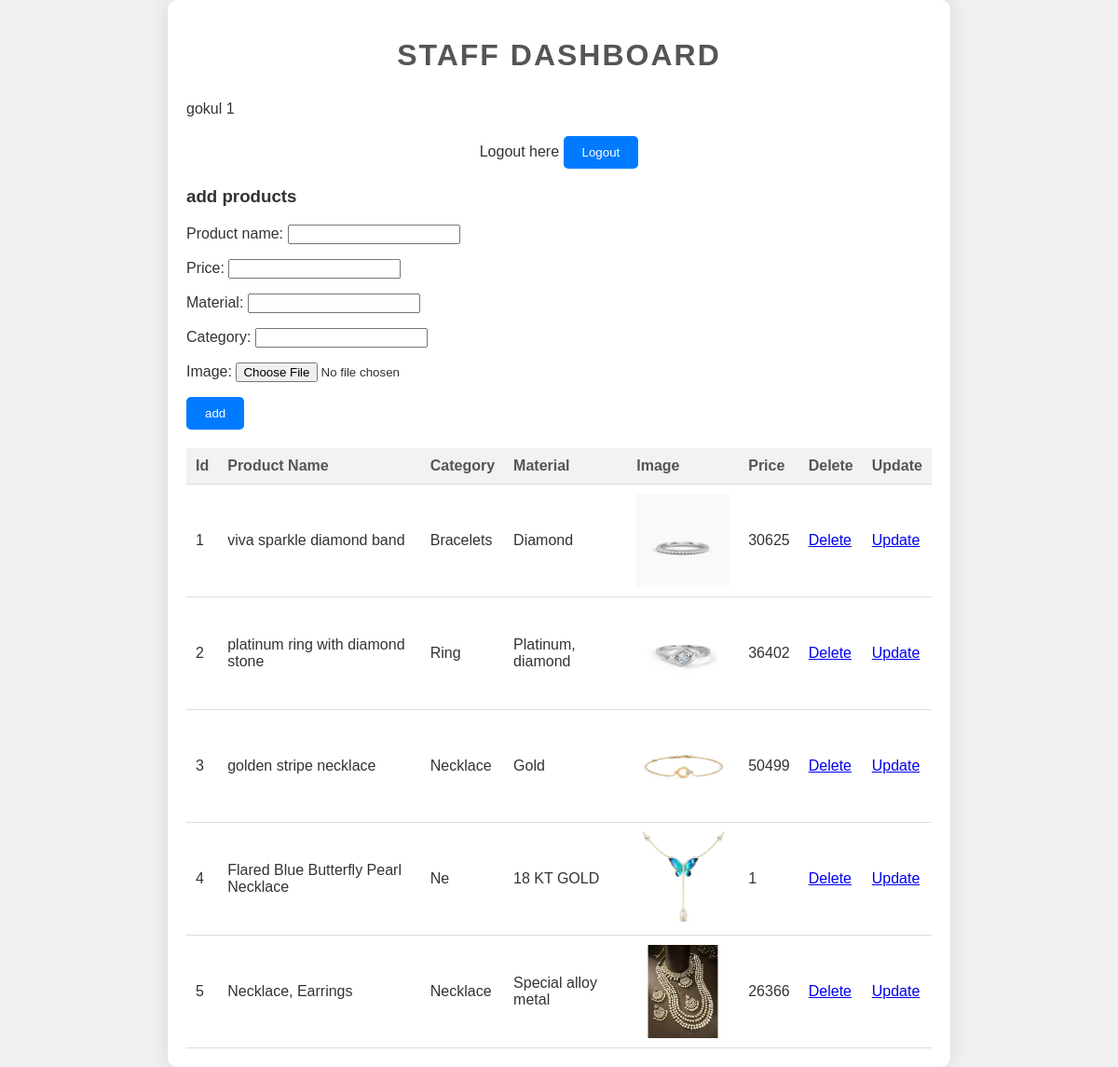
/staff_dashboard/ (signed in), run on the app's committed database.
### jewelleryapp/models.py (models this page shows, shortened)
class products(models.Model):
    product_name = models.CharField(max_length=50)
    price = models.IntegerField()
    material = models.CharField(max_length=20)
    category = models.CharField(max_length=20)
    image = models.ImageField(upload_to='images/',blank=True)

### jewelleryapp/views.py (the view)
# urls.py: path('staff_dashboard/', views.staff_dashboard, name='staff_dashboard'),
def staff_dashboard(request):
    id=request.session['id']
    username= request.session['username']
    form = product_form()
    if request.method =="POST":
        form = product_form(request.POST,request.FILES)
        if form.is_valid():
            form.save()
    cr = products.objects.all()
    return render(request,'staff_dashboard.html', {'username':username,'id':id,'form':form,'cr':cr})

### jewelleryapp/forms.py
class product_form(forms.ModelForm):
    class Meta:
        model = products
        fields = ('product_name','price','material','category','image')
        widgets = {
            'product_name':forms.TextInput(attrs={'class':'form-control'}),
            'price':forms.NumberInput(attrs={'class':'form-control'}),
            'material':forms.TextInput(attrs={'class':'form-control'}),
            'category':forms.TextInput(attrs={'class':'form-control'}),
            'image':forms.FileInput(attrs={'class':'form-control'}),
        }

### templates/staff_dashboard.html (shortened to what this page needs)
<!DOCTYPE html>
<html lang="en">
<head>
</head>
<body>
    <div class="container">
        <h1>Staff Dashboard</h1>
        {{username}} {{id}}
        <div class="logout-btn">
            <p>Logout here <a href="/staff_logout/"><button>Logout</button></a></p>
        </div>
        <div class="mb-3">
            <h3>add products</h3>
            <form action="" method="POST" enctype="multipart/form-data">
                {{form.as_p}}
            <button>add</button>
            </form>
        </div>
        <table>
            <tr>
                <th>Id</th>
                <th>Product Name</th>
                <th>Category</th>
                <th>Material</th>
                <th>Image</th>
                <th>Price</th>
                <th>Delete</th>
                <th>Update</th>
            </tr>
            {% for i in cr %}
            <tr>
                <td>{{forloop.counter}}</td>
                <td>{{i.product_name}}</td>
                <td>{{i.category}}</td>
                <td>{{i.material}}</td>
                <td><img src="{{ i.image.url }}" alt="img" height="100px" width="100px"></td>
                <td>{{i.price}}</td>
                <td><a href="{% url 'product_delete' i.id %}">Delete</a></td>
                <td><a href="{% url 'product_update' i.id %}">Update</a></td>
            </tr>
            {% endfor %}
        </table>
    </div>
</body>
</html>

### templates/staff_dashboard.html (style rules this page uses)
body { font-family: Arial, sans-serif; background-color: #f0f0f0; color: #333; margin: 0; padding: 0; background-image: url('https://en.idei.club/uploads/posts/2023-06/1686410768_en-idei-club-p-jewellery-background-dizain-3.jpg'); background-size: cover; background-position: center; }
.container { max-width: 800px; margin: auto; padding: 20px; background-color: #fff; border-radius: 10px; box-shadow: 0 0 20px rgba(0, 0, 0, 0.1); }
h1 { text-align: center; margin-bottom: 30px; color: #555; text-transform: uppercase; letter-spacing: 2px; }
table { width: 100%; border-collapse: collapse; margin-top: 20px; }
th, td { padding: 10px; border-bottom: 1px solid #ddd; text-align: left; }
th { background-color: #f2f2f2; color: #555; }
td { background-color: #fff; }
img { display: block; margin: auto; }
button { padding: 10px 20px; border: none; border-radius: 5px; background-color: #007bff; color: #fff; cursor: pointer; transition: background-color 0.3s ease; }
.logout-btn { text-align: center; margin-top: 20px; }

### data on the page
products: product_name "viva sparkle diamond band", category "Bracelets", material "Diamond", image (picture), price "30625"
products: product_name "platinum ring with diamond stone", category "Ring", material "Platinum, diamond", image (picture), price "36402"
products: product_name "golden stripe necklace", category "Necklace", material "Gold", image (picture), price "50499"
products: product_name "Flared Blue Butterfly Pearl Necklace", category "Ne", material "18 KT GOLD", image (picture), price "1"
products: product_name "Necklace, Earrings", category "Necklace", material "Special alloy metal", image (picture), price "26366"

### other printed values
{{ username }} "gokul"
{{ id }} "1"
